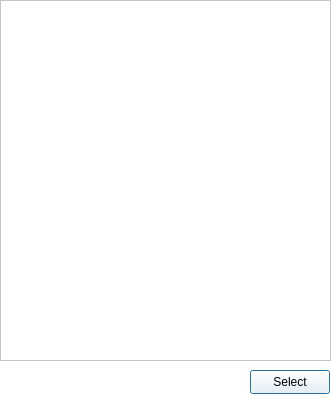
<?xml version="1.0" encoding="UTF-8"?>
<ui version="4.0">
 <class>item_add</class>
 <widget class="QDialog" name="item_add">
  <property name="geometry">
   <rect>
    <x>0</x>
    <y>0</y>
    <width>333</width>
    <height>399</height>
   </rect>
  </property>
  <property name="windowTitle">
   <string>Dialog</string>
  </property>
  <property name="styleSheet">
   <string notr="true">background-color: rgb(255, 255, 255);</string>
  </property>
  <widget class="QListWidget" name="item_add_list">
   <property name="geometry">
    <rect>
     <x>0</x>
     <y>0</y>
     <width>331</width>
     <height>361</height>
    </rect>
   </property>
  </widget>
  <widget class="QPushButton" name="item_selection_list">
   <property name="geometry">
    <rect>
     <x>250</x>
     <y>370</y>
     <width>80</width>
     <height>24</height>
    </rect>
   </property>
   <property name="text">
    <string>Select</string>
   </property>
  </widget>
 </widget>
 <resources/>
 <connections/>
</ui>
